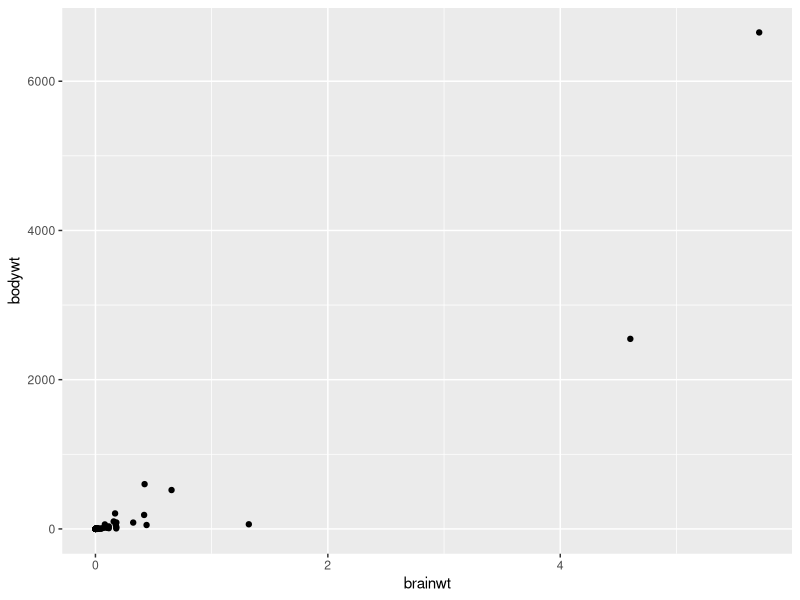
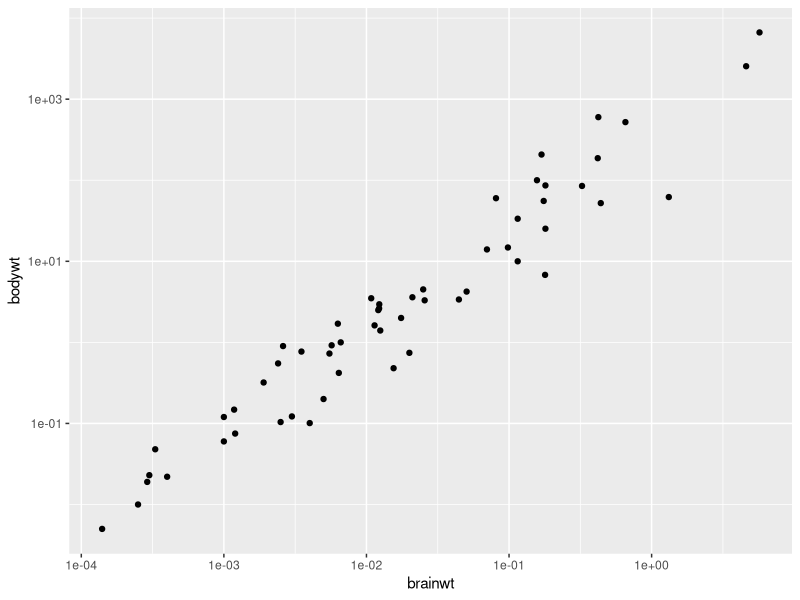
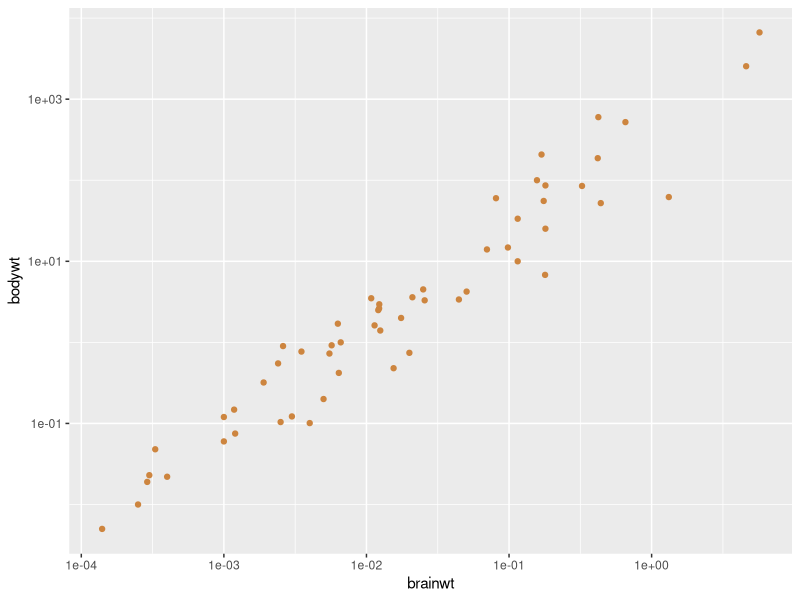
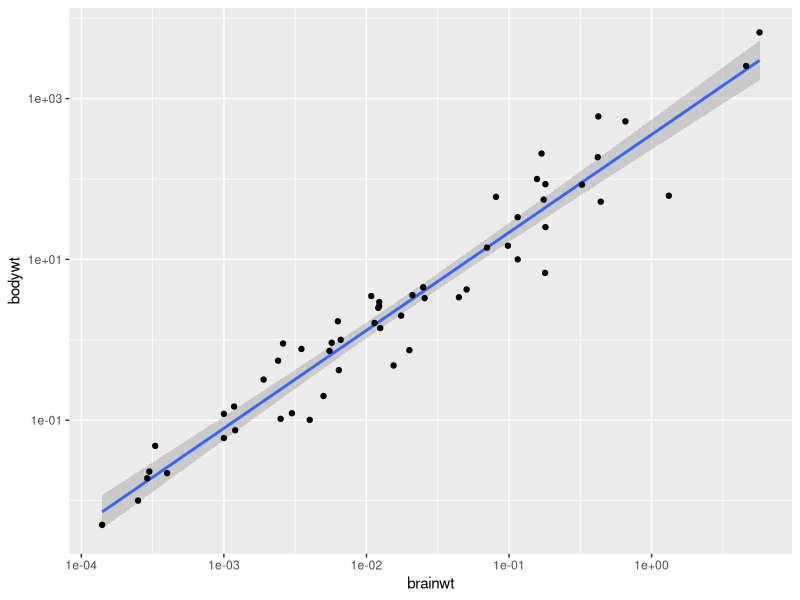
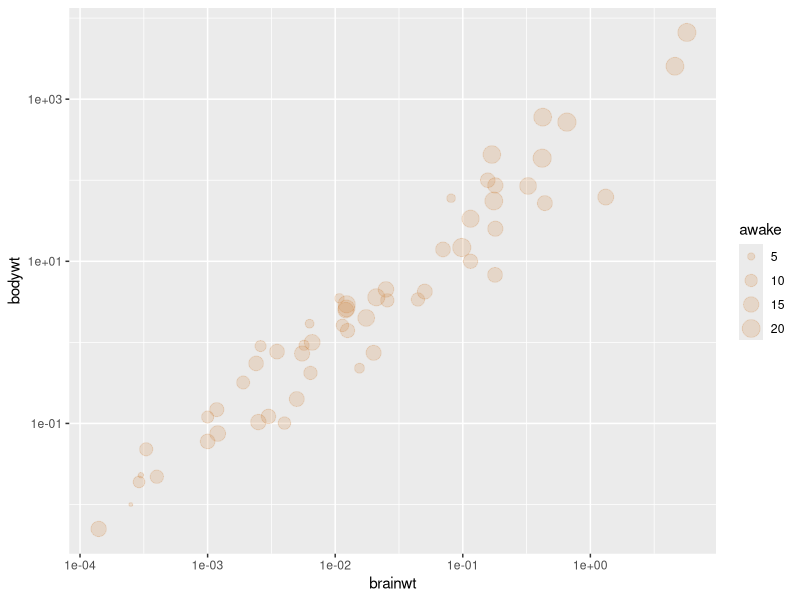
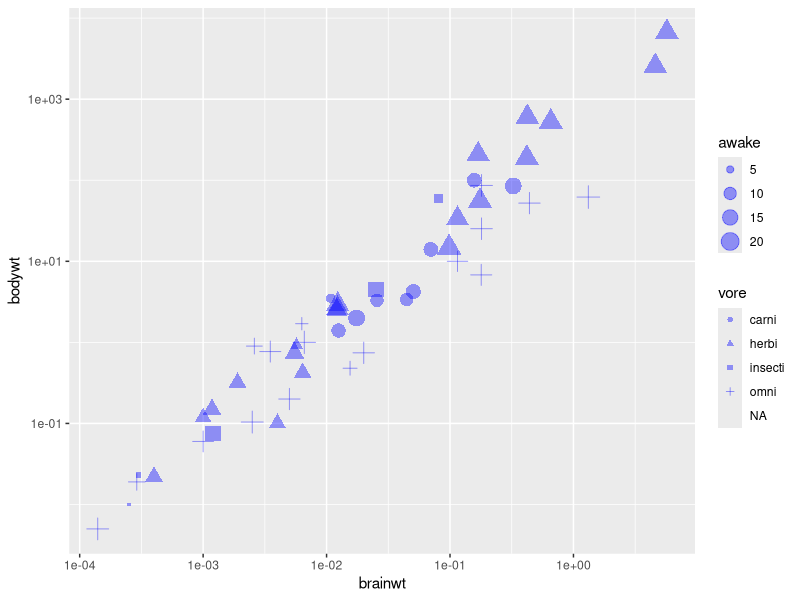
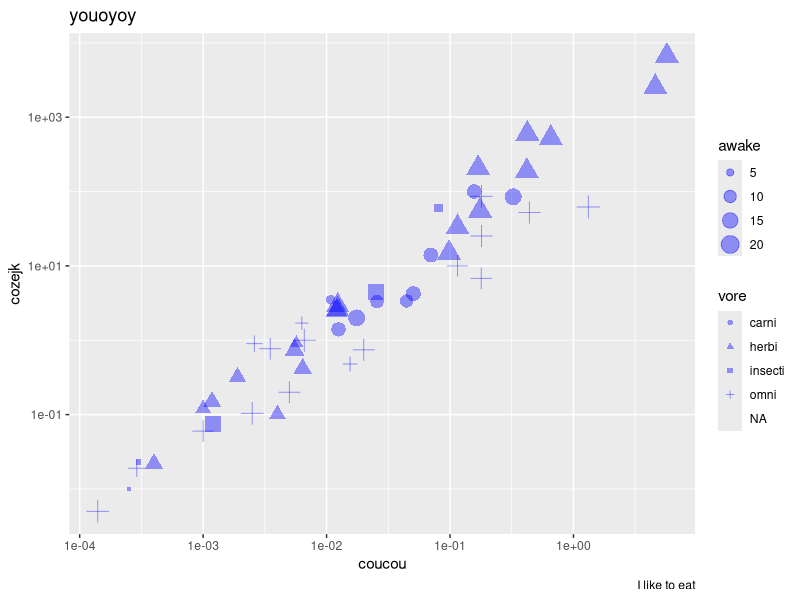
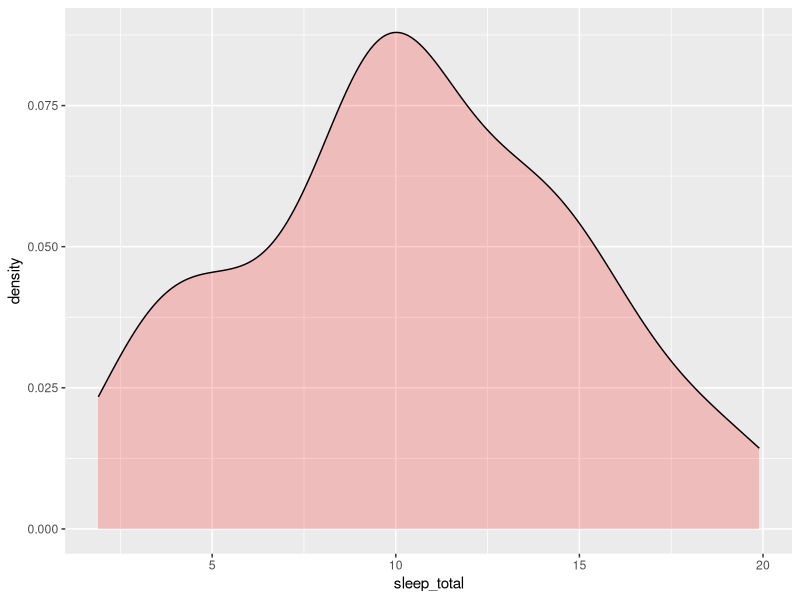

R code for these plots, in order:
## ---- chunk 1
knitr::opts_chunk$set(echo = TRUE)
## ---- chunk 2
library(ggplot2)
data("msleep")
## ---- chunk 3

ggplot(data =msleep, aes(y = bodywt, x=  brainwt)) +
  geom_point()

## ---- chunk 4

(plot_bodywt_log <- ggplot(data =msleep, aes(y = bodywt, x=  brainwt)) +
  geom_point() +
  scale_x_log10() +
  scale_y_log10())


## ---- chunk 5
(plot_bodywt_log <- ggplot(data =msleep, aes(y = bodywt, x=  brainwt)) +
  geom_point(color  = "tan3") +
  scale_x_log10() +
  scale_y_log10())


(plot_bodywt_log <- ggplot(data =msleep, aes(y = bodywt, x=  brainwt), col = "tan3") +
    geom_smooth(method = "lm",inherit.aes = TRUE) +
  geom_point() +
  scale_x_log10() +
  scale_y_log10())

## ---- chunk 6
(plot_bodywt_log <- ggplot(data =msleep, aes(y = bodywt, x=  brainwt)) +
  geom_point(color  = "tan3", aes(size = awake), alpha = .2) +
  scale_x_log10() +
  scale_y_log10())


## ---- chunk 7

(plot_bodywt_log <- ggplot(data =msleep, aes(y = bodywt, x=  brainwt)) +
  geom_point(col = "blue", aes(size = awake, shape = vore), alpha = .4) +
  scale_x_log10() +
  scale_y_log10())

## ---- chunk 8

(plot_bodywt_log <- ggplot(data =msleep, aes(y = bodywt, x=  brainwt)) +
  geom_point(col = "blue", aes(size = awake, shape = vore), alpha = .4) +
  scale_x_log10() +
  scale_y_log10()+
   labs(x = "coucou", y = "cozejk", title = "youoyoy", caption = "I like to eat"))

## ---- chunk 9

ggplot(data =msleep, aes(x = sleep_total)) +
  geom_density(fill = "red", alpha =.2)

## ---- chunk 10

ggplot(data =msleep, aes(x = sleep_total)) +
  geom_density(fill = "red", alpha =.2) +
  facet_wrap(vore~., scales= "free_y" )
## ---- chunk 11

ggplot(data =msleep, aes(x = sleep_total, fill = vore)) +
  geom_density( alpha =.2) 
## ---- chunk 12
ggplot(data =msleep, aes(x = vore, y = sleep_total, fill =  vore)) +
  geom_violin( alpha =.2) +
  geom_point(alpha = .2, position = position_jitter(width = 0.05, height = 0))

